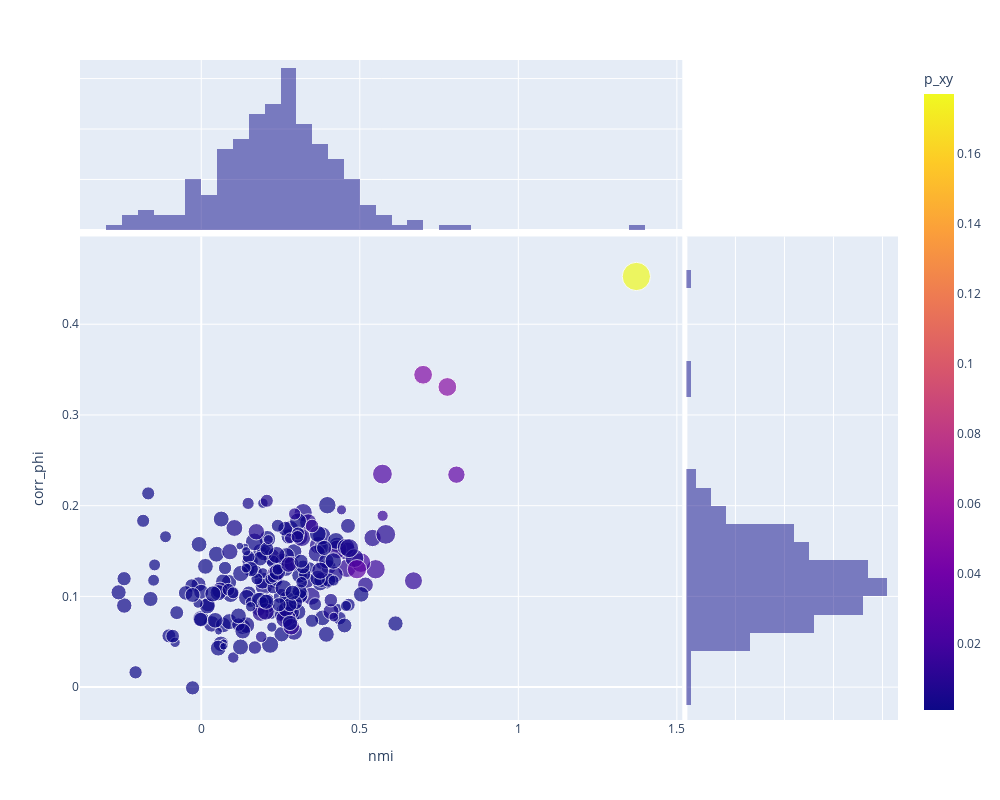

The code cell stored with this chart in its notebook:
### Markdown cell above
We compare mutual information to correlation.

### Code cell
px.scatter(TPAIRS.reset_index(), 'nmi', 'corr_phi', 
           hover_data=['label_x','label_y'],
           size='gravity', 
           color='p_xy', marginal_x='histogram', marginal_y='histogram',
           height=800, width=1000, 
           log_x=False, log_y=False)

### Figure 1 — Plotly figure (JSON) as saved in the notebook; plotly's stock layout.template omitted (floating-point values rounded to 4 significant figures; data arrays with more than 128 entries replaced by an {"elided": "..."} marker saying what was removed)
{"data": [{"customdata": {"elided": "221x2 str values"}, "hovertemplate": "nmi=%{x}<br>corr_phi=%{y}<br>gravity=%{marker.size}<br>label_x=%{customdata[0]}<br>label_y=%{customdata[1]}<br>p_xy=%{marker.color}<extra></extra>", "legendgroup": "", "marker": {"color": {"elided": "221 float values"}, "coloraxis": "coloraxis", "size": {"elided": "221 float values"}, "sizemode": "area", "sizeref": 0.002182, "symbol": "circle"}, "mode": "markers", "name": "", "orientation": "v", "showlegend": false, "type": "scatter", "x": {"elided": "221 float values"}, "xaxis": "x", "y": {"elided": "221 float values"}, "yaxis": "y"}, {"alignmentgroup": "True", "bingroup": "x", "hovertemplate": "nmi=%{x}<br>count=%{y}<extra></extra>", "legendgroup": "", "marker": {"color": "#0d0887"}, "name": "", "offsetgroup": "", "opacity": 0.5, "showlegend": false, "type": "histogram", "x": {"elided": "221 float values"}, "xaxis": "x3", "yaxis": "y3"}, {"alignmentgroup": "True", "bingroup": "y", "hovertemplate": "corr_phi=%{y}<br>count=%{x}<extra></extra>", "legendgroup": "", "marker": {"color": "#0d0887"}, "name": "", "offsetgroup": "", "opacity": 0.5, "showlegend": false, "type": "histogram", "xaxis": "x2", "y": {"elided": "221 float values"}, "yaxis": "y2"}], "layout": {"barmode": "overlay", "coloraxis": {"colorbar": {"title": {"text": "p_xy"}}, "colorscale": [[0, "#0d0887"], [0.1111, "#46039f"], [0.2222, "#7201a8"], [0.3333, "#9c179e"], [0.4444, "#bd3786"], [0.5556, "#d8576b"], [0.6667, "#ed7953"], [0.7778, "#fb9f3a"], [0.8889, "#fdca26"], [1, "#f0f921"]]}, "height": 800, "legend": {"itemsizing": "constant", "tracegroupgap": 0}, "margin": {"t": 60}, "width": 1000, "xaxis": {"anchor": "y", "autorange": true, "domain": [0, 0.7363], "range": [-0.3826, 1.517], "title": {"text": "nmi"}, "type": "linear"}, "xaxis2": {"anchor": "y2", "autorange": true, "domain": [0.7413, 1], "matches": "x2", "range": [0, 43.16], "showgrid": true, "showline": false, "showticklabels": false, "ticks": ""}, "xaxis3": {"anchor": "y3", "autorange": true, "domain": [0, 0.7363], "matches": "x", "range": [-0.3826, 1.517], "showgrid": true, "showticklabels": false, "type": "linear"}, "xaxis4": {"anchor": "y4", "domain": [0.7413, 1], "matches": "x2", "showgrid": true, "showline": false, "showticklabels": false, "ticks": ""}, "yaxis": {"anchor": "x", "autorange": true, "domain": [0, 0.7326], "range": [-0.03623, 0.4967], "title": {"text": "corr_phi"}, "type": "linear"}, "yaxis2": {"anchor": "x2", "autorange": true, "domain": [0, 0.7326], "matches": "y", "range": [-0.03623, 0.4967], "showgrid": true, "showticklabels": false, "type": "linear"}, "yaxis3": {"anchor": "x3", "autorange": true, "domain": [0.7426, 1], "matches": "y3", "range": [0, 33.68], "showgrid": true, "showline": false, "showticklabels": false, "ticks": ""}, "yaxis4": {"anchor": "x4", "domain": [0.7426, 1], "matches": "y3", "showgrid": true, "showline": false, "showticklabels": false, "ticks": ""}}}
